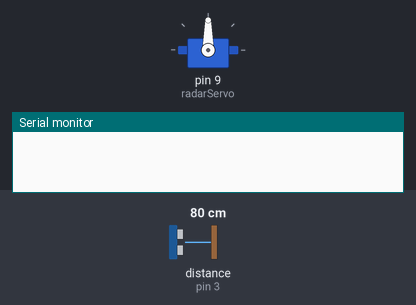
Bench run of a sketch on a simulated Arduino Uno, built with avr-gcc and run on an emulated ATmega328P. On the bench: servo, the last lines printed to the serial monitor. Wiring (inferred from the names in the program): ultrasonic range finder: trigger pin 2; echo pin 3. The inputs (shaded band) are chosen by the test bench; at power-on: distance to the obstacle (sensor on pin 3) 80 cm. The echo pulse lasts 58.3 µs per cm.

Above: at 0.1 s.
At 2.2 s:
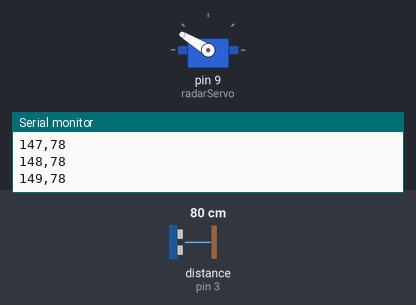
2.3 s: distance to the obstacle (sensor on pin 3) set to 299 cm
At 2.68 s:
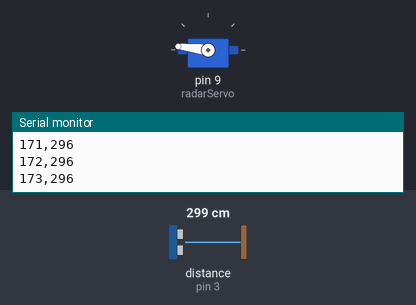
Timing chart, 0 to 14.3 s (numbered marks = the images above; inputs shaded):
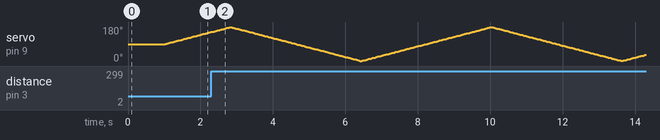

The sketch:

arduino-sonar.ino
```cpp
#include <Servo.h>

Servo radarServo;

const int trigPin = 2;
const int echoPin = 3;

int pos = 90;
int direction = 1;

unsigned long lastMove = 0;
const int stepDelay = 20;

void setup() {
  Serial.begin(9600);
  radarServo.attach(9, 544, 2400);

  radarServo.write(pos);
  delay(1000);

  pinMode(trigPin, OUTPUT);
  pinMode(echoPin, INPUT);
}

long getDistance() {
  digitalWrite(trigPin, LOW);
  delayMicroseconds(2);

  digitalWrite(trigPin, HIGH);
  delayMicroseconds(10);

  digitalWrite(trigPin, LOW);

  long duration = pulseIn(echoPin, HIGH, 30000);
  return duration * 0.034 / 2;
}

void loop() {
  unsigned long now = millis();

  if (now - lastMove >= stepDelay) {
    lastMove = now;
    long distance = getDistance();

    Serial.print(pos);
    Serial.print(",");
    Serial.println(distance);

    radarServo.write(pos);
    pos += direction;

    if (pos >= 180 || pos <= 0) {
      direction = -direction;
    }
  }
}
```
